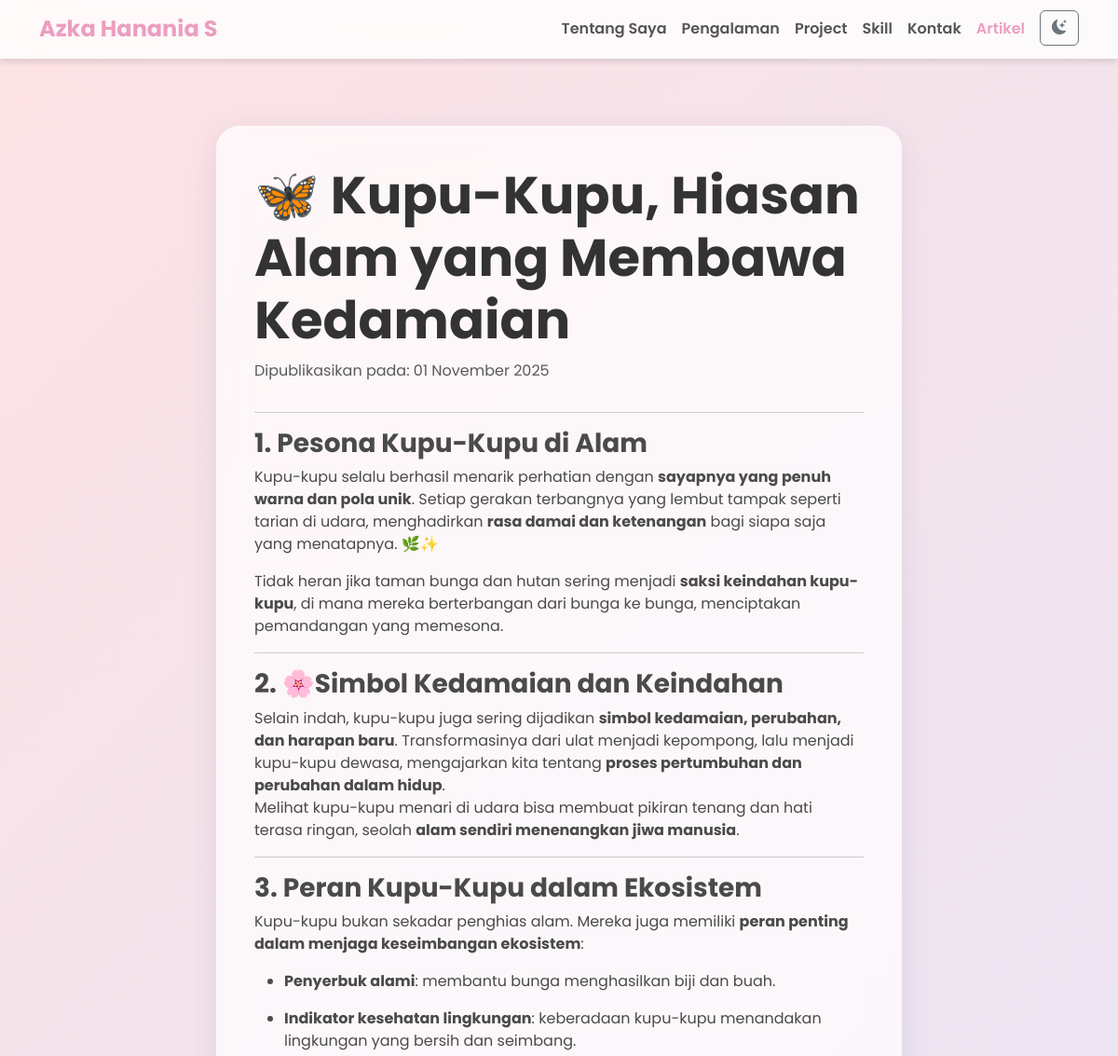
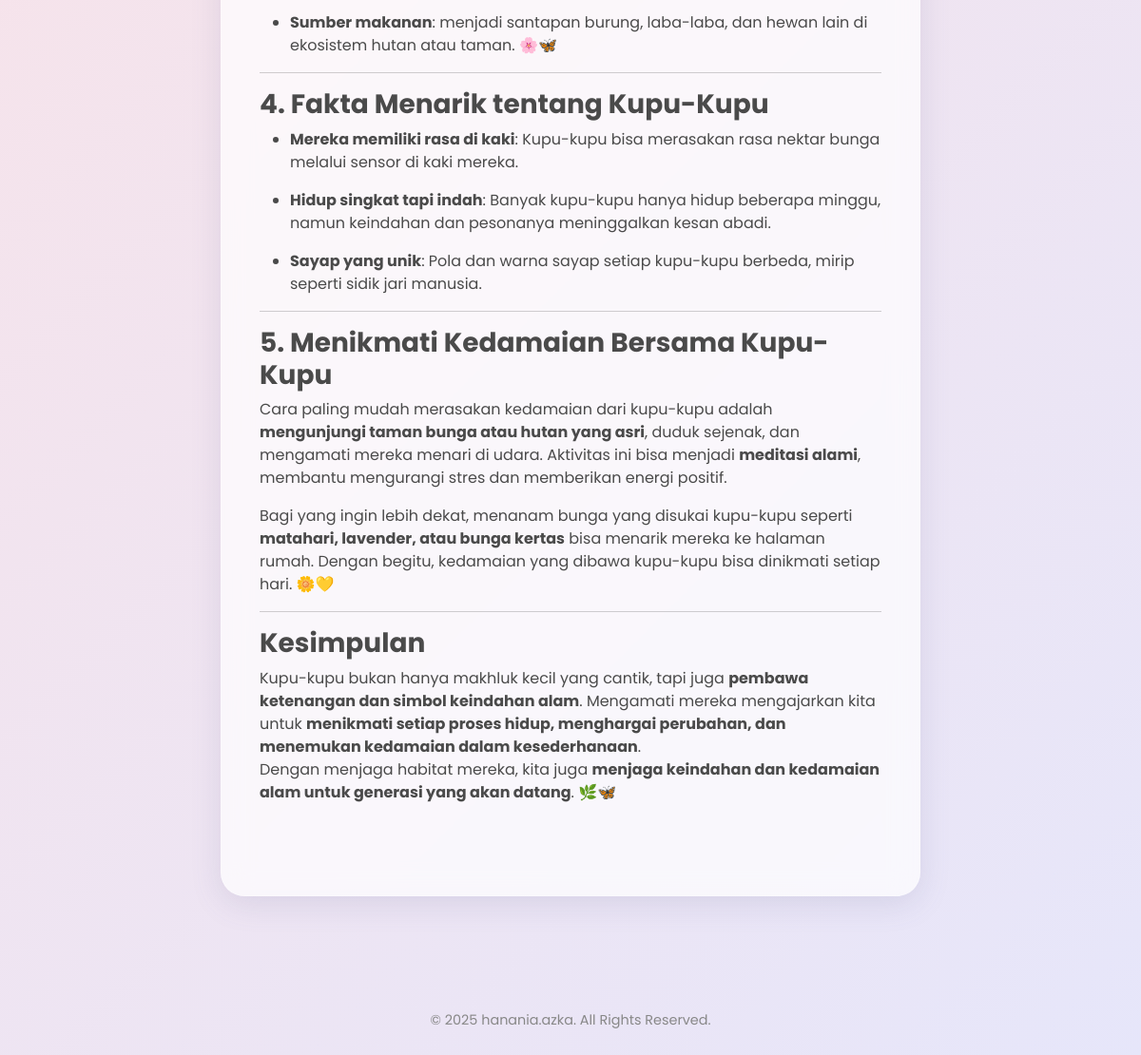
The app's page /artikel_detail.php?id=18 with its own data (2 pictures, top to bottom).
### tables this page shows
CREATE TABLE `articles` (
  `id` int(11) NOT NULL,
  `title` varchar(255) NOT NULL,
  `content` text NOT NULL,
  `image` varchar(255) DEFAULT NULL,
  `created_at` timestamp NOT NULL DEFAULT current_timestamp()
);

### artikel_detail.php (the view, shortened to what this page needs)
<?php
require_once 'config.php';
$id = isset($_GET['id']) ? (int)$_GET['id'] : 0;
$stmt = $pdo->prepare("SELECT * FROM articles WHERE id = ?");
$stmt->execute([$id]);
$article = $stmt->fetch(PDO::FETCH_ASSOC);
?>
<!DOCTYPE html>
<html lang="id">
<head>
    <link href="https://cdn.jsdelivr.net/npm/bootstrap@5.3.3/dist/css/bootstrap.min.css" rel="stylesheet">
    <link rel="stylesheet" href="https://cdn.jsdelivr.net/npm/bootstrap-icons@1.11.3/font/bootstrap-icons.min.css">
    <link rel="stylesheet" href="style.css">
</head>
<body>
    <nav class="navbar navbar-expand-lg sticky-top">
        <div class="container">
            <a class="navbar-brand" href="index.html">Azka Hanania S</a>
            <div class="collapse navbar-collapse" id="navbarNav">
                <ul class="navbar-nav ms-auto">
                    <li class="nav-item"><a class="nav-link" href="index.html">Tentang Saya</a></li>
                    <li class="nav-item"><a class="nav-link" href="pengalaman.html">Pengalaman</a></li>
                    <li class="nav-item"><a class="nav-link" href="projek.html">Project</a></li>
                    <li class="nav-item"><a class="nav-link" href="skill.html">Skill</a></li>
                    <li class="nav-item"><a class="nav-link" href="kontak.html">Kontak</a></li>
                    <li class="nav-item"><a class="nav-link active" href="artikel.php">Artikel</a></li>
                    <li class="nav-item">
                        <button id="theme-switcher" class="btn btn-outline-secondary ms-2"><i class="bi bi-moon-stars-fill"></i></button>
                    </li>
                </ul>
            </div>
        </div>
    </nav>
    <div class="container py-5 mt-4">
        <div class="row justify-content-center">
            <div class="col-lg-8">
                <div class="soft-card">
                    <h1 class="main-header"><?= htmlspecialchars($article['title']) ?></h1>
                    <p class="text-muted">Dipublikasikan pada: <?= date('d F Y', strtotime($article['created_at'])) ?></p>
                    <hr>
                    <div class="article-content">
                        <?= html_entity_decode($article['content']) ?>
                    </div>
                </div>
            </div>
        </div>
    </div>
    <footer class="footer">
        <span>© 2025 hanania.azka. All Rights Reserved.</span>
    </footer>
</body>
</html>

### style.css (style rules this page uses)
body { font-family: 'Poppins', sans-serif; background: linear-gradient(135deg, #fde2e4 0%, #e6e6fa 100%); color: #4a4a4a; margin: 0; padding: 0; overflow-x: hidden; }
.navbar { background: rgba(255, 255, 255, 0.8); backdrop-filter: blur(10px); -webkit-backdrop-filter: blur(10px); box-shadow: 0 4px 6px rgba(0, 0, 0, 0.1); font-weight: 600; border-bottom: 1px solid rgba(255, 255, 255, 0.3); }
.navbar-brand { color: #EC9EC0 !important; font-weight: 700; font-size: 1.5rem; }
.nav-link { color: #555 !important; transition: color 0.3s ease; }
.nav-link.active, .nav-link:hover { color: #EC9EC0 !important; }
.container { max-width: 1140px; }
.soft-card { background: rgba(255, 255, 255, 0.7); backdrop-filter: blur(15px); -webkit-backdrop-filter: blur(15px); border-radius: 25px; border: 1px solid rgba(255, 255, 255, 0.2); box-shadow: 0 8px 32px 0 rgba(100, 100, 150, 0.15); padding: 2.5rem; margin-bottom: 2.5rem; transition: transform 0.3s ease, box-shadow 0.3s ease; display: flex; flex-direction: column; height: 100%; }
.main-header { font-weight: 700; color: #333; font-size: 3.5rem; }
.footer { text-align: center; padding: 2.5rem 0; color: #888; font-size: 0.9rem; margin-top: 2rem; }

### records on screen
articles: title "🦋 Kupu-Kupu, Hiasan Alam yang Membawa Kedamaian", created_at "01 November 2025", content "1. Pesona Kupu-Kupu di Alam Kupu-kupu selalu berhasil menarik perhatian dengan sayapnya yang penuh warna dan pola unik . Setiap gerakan terbangnya yang lembut tampak seperti tarian di udara, menghadirkan rasa damai dan ketenangan bagi siapa saja yang menatapnya. 🌿✨ Tidak heran jika taman bunga dan hutan sering menjadi saksi keindahan kupu-kupu , di mana mereka berterbangan dari bunga ke bunga, menciptakan pemandangan yang memesona. 2. 🌸Simbol Kedamaian dan Keindahan Selain indah, kupu-kupu juga sering dijadikan simbol kedamaian, perubahan, dan harapan baru . Transformasinya dari ulat menjadi kepompong, lalu menjadi kupu-kupu dewasa, mengajarkan kita tentang proses pertumbuhan dan perubahan…"
